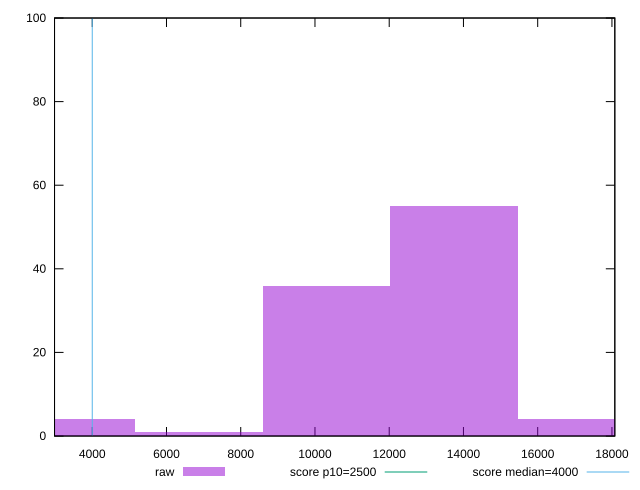

Reproduce this figure in gnuplot.
reset

$raw <<EOF
3436.288339805295 4
6872.57667961059 1
10308.865019415885 36
13745.15335922118 55
17181.441699026476 4
EOF

set key outside below
set boxwidth 3436.288339805295
set xrange [2983.9670000000006:18077.682499999995]
set yrange [0:100]
set trange [0:100]
set style fill transparent solid 0.5 noborder

set parametric
set terminal svg size 640, 490 enhanced background rgb 'white'
set output "reports/report_00027_2021-02-24T12-40-31.850Z/largest-contentful-paint/samples/astro/raw/histogram.svg"

plot $raw title "raw" with boxes, \
     2500,t title "score p10=2500", \
     4000,t title "score median=4000"

reset
